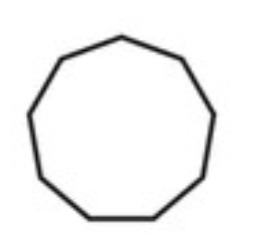
#> input picture Day19/Input images/Nonagon.jpeg, 258 x 233 px; its folder holds only this picture in this run
$ python mini_project.py
#> lines starting #> are read from the running program, lines starting #| are printed output that depends on the picture; after the words box and inside, x2 and y2 are one past the last pixel; in counts of white or black regions, pixels touching at a corner belong together
import cv2
import numpy as np
import os


class ShapeDetectionSystem:

    def __init__(self, input_folder, output_folder):
        self.input_folder = input_folder
        self.output_folder = output_folder
        self.valid_extensions = (".jpg", ".jpeg", ".png")
        self.min_area = 150  # filters out noise specks

        os.makedirs(self.output_folder, exist_ok=True)

    # ---------- Core steps ----------

    def load_image(self, filename):
#> called with filename = 'Nonagon.jpeg'
        path = os.path.join(self.input_folder, filename)
        return cv2.imread(path, 1)
#> returned value is the input picture: shape (233, 258, 3); min 7, max 255, mean 243.1

    def apply_threshold(self, image):
        gray = cv2.cvtColor(image, cv2.COLOR_BGR2GRAY)
        h, w = gray.shape
#> h = 233; w = 258
        corners = [
            gray[0, 0], gray[0, w - 1],
            gray[h - 1, 0], gray[h - 1, w - 1]
        ]
#> corners = [255, 255, 255, 255]
        background_is_light = np.mean(corners) > 127
#> background_is_light = True

        if background_is_light:
            # Light background, dark outline/fill -> standard grayscale,
            # inverted so the dark shape becomes the white foreground
            blurred = cv2.GaussianBlur(gray, (5, 5), 0)
            _, binary = cv2.threshold(blurred, 127, 255, cv2.THRESH_BINARY_INV)
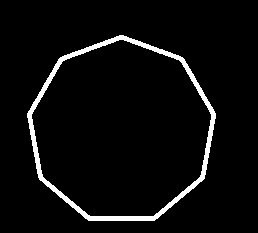
#> binary: shape (233, 258); 4.5% white; 1 white region
        else:
            # Dark/black background, bright colored fill -> luminance-weighted
            # grayscale under-detects blue/red, so use max across B,G,R instead
            b, g, r = cv2.split(image)
            max_channel = cv2.max(cv2.max(b, g), r)
            blurred = cv2.GaussianBlur(max_channel, (5, 5), 0)
            _, binary = cv2.threshold(blurred, 25, 255, cv2.THRESH_BINARY)

        return binary

    def find_contours(self, binary_image):
        contours, _ = cv2.findContours(binary_image, cv2.RETR_EXTERNAL, cv2.CHAIN_APPROX_SIMPLE)
#> contours = 1 contour; box (x1, y1, x2, y2) and area: (27, 35, 216, 221) 26470
        return [c for c in contours if cv2.contourArea(c) >= self.min_area]

    # ---------- Classification ----------

    def classify_shape(self, contour):
        perimeter = cv2.arcLength(contour, True)
        approx = cv2.approxPolyDP(contour, 0.02 * perimeter, True)
        vertices = len(approx)

        area = cv2.contourArea(contour)
        circularity = (4 * np.pi * area) / (perimeter ** 2) if perimeter > 0 else 0

        if circularity > 0.85 and vertices > 6:
            return "Circle"

        shape_names = {
            3: "Triangle",
            5: "Pentagon",
            6: "Hexagon",
            7: "Heptagon",
            8: "Octagon",
            9: "Nonagon",
        }

        if vertices == 4:
            x, y, w, h = cv2.boundingRect(approx)
            aspect_ratio = w / float(h)
            return "Square" if 0.90 <= aspect_ratio <= 1.10 else "Rectangle"
        elif vertices in shape_names:
            return shape_names[vertices]
        elif circularity > 0.8:
            return "Circle"
        else:
            return "Polygon"

    # ---------- Per-image processing ----------

    def process_image(self, filename):
        image = self.load_image(filename)
        if image is None:
            print(f"Skipping {filename} — failed to load.")
            return

        name = os.path.splitext(filename)[0]

        binary = self.apply_threshold(image)
        contours = self.find_contours(binary)

        contour_image = image.copy()
        final_image = image.copy()

        cv2.drawContours(contour_image, contours, -1, (45, 67, 230), 2)
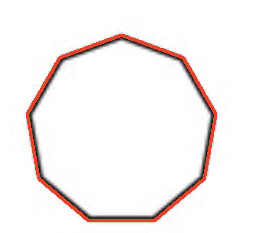
#> contour_image: shape (233, 258, 3); 3.36% of pixels changed, all inside (x1, y1, x2, y2) = (26, 34, 217, 222)

        if not contours:
            print(f"[{filename}] No shapes detected.")

        for contour in contours:
            area = cv2.contourArea(contour)
            perimeter = cv2.arcLength(contour, True)
            x, y, w, h = cv2.boundingRect(contour)

            shape = self.classify_shape(contour)

            cv2.drawContours(final_image, [contour], -1, (45, 67, 230), 2)
            cv2.rectangle(final_image, (x, y), (x + w, y + h), (255, 0, 0), 2)

            label = f"{shape}"
            metrics = f"A:{area:.0f} P:{perimeter:.0f}"
            cv2.putText(final_image, label, (x, max(y - 25, 15)),
                        cv2.FONT_HERSHEY_SIMPLEX, 0.55, (0, 100, 255), 2)
            cv2.putText(final_image, metrics, (x, max(y - 8, 30)),
                        cv2.FONT_HERSHEY_SIMPLEX, 0.45, (255, 255, 255), 1)

            print(f"[{filename}] {shape}: area={area:.1f}, perimeter={perimeter:.1f}")
#> this loop made 1 pass
#> (vertices in classify_shape, circularity in classify_shape) on pass 1: (9, 0.867)
#| [Nonagon.jpeg] Circle: area=26470.0, perimeter=619.5
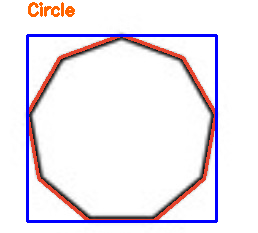
#> final_image: shape (233, 258, 3); 7.37% of pixels changed, all inside (x1, y1, x2, y2) = (26, 2, 218, 223)


        self.save_output(final_image, f"{name}_final.jpg")

    def save_output(self, image, filename):
        save_path = os.path.join(self.output_folder, filename)
        cv2.imwrite(save_path, image)
        print(f"Saved: {save_path}")

    def process_all(self):
        files = sorted(f for f in os.listdir(self.input_folder)
                        if f.lower().endswith(self.valid_extensions))

        print(f"Found {len(files)} images to process.\n")
        for filename in files:
            self.process_image(filename)
        print(f"\nDone. Processed {len(files)} images.")


if __name__ == "__main__":
    system = ShapeDetectionSystem("Input images", "Output images")
    system.process_all()
